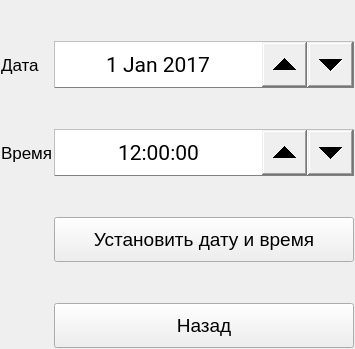
      <widget class="QWidget" name="DateTime">
       <property name="cursor">
        <cursorShape>BlankCursor</cursorShape>
       </property>
       <layout class="QHBoxLayout" name="horizontalLayout_13">
        <property name="spacing">
         <number>2</number>
        </property>
        <property name="leftMargin">
         <number>1</number>
        </property>
        <property name="topMargin">
         <number>1</number>
        </property>
        <property name="rightMargin">
         <number>1</number>
        </property>
        <property name="bottomMargin">
         <number>1</number>
        </property>
        <item>
         <layout class="QGridLayout" name="gridLayout_5">
          <property name="spacing">
           <number>1</number>
          </property>
          <item row="1" column="0">
           <widget class="QLabel" name="label_30">
            <property name="font">
             <font>
              <pointsize>13</pointsize>
             </font>
            </property>
            <property name="cursor">
             <cursorShape>BlankCursor</cursorShape>
            </property>
            <property name="text">
             <string>Дата</string>
            </property>
           </widget>
          </item>
          <item row="4" column="1">
           <spacer name="verticalSpacer">
            <property name="orientation">
             <enum>Qt::Vertical</enum>
            </property>
            <property name="sizeHint" stdset="0">
             <size>
              <width>20</width>
              <height>40</height>
             </size>
            </property>
           </spacer>
          </item>
          <item row="3" column="1">
           <widget class="QTimeEdit" name="timeEdit">
            <property name="sizePolicy">
             <sizepolicy hsizetype="Fixed" vsizetype="Fixed">
              <horstretch>0</horstretch>
              <verstretch>0</verstretch>
             </sizepolicy>
            </property>
            <property name="minimumSize">
             <size>
              <width>300</width>
              <height>47</height>
             </size>
            </property>
            <property name="font">
             <font>
              <family>Roboto</family>
              <pointsize>16</pointsize>
              <weight>50</weight>
              <bold>false</bold>
             </font>
            </property>
            <property name="cursor">
             <cursorShape>BlankCursor</cursorShape>
            </property>
            <property name="styleSheet">
             <string notr="true">QTimeEdit {color: rgb(0,0,0); border: 1px outset grey; padding-right: 45px;}
QTimeEdit::up-button {subcontrol-position: right; right: 46 px; width: 45 px; height: 45 px;}
QTimeEdit::down-button {subcontrol-position: right; width: 45px; height: 45 px;}</string>
            </property>
            <property name="alignment">
             <set>Qt::AlignCenter</set>
            </property>
            <property name="buttonSymbols">
             <enum>QAbstractSpinBox::UpDownArrows</enum>
            </property>
            <property name="accelerated">
             <bool>true</bool>
            </property>
            <property name="date">
             <date>
              <year>2017</year>
              <month>1</month>
              <day>1</day>
             </date>
            </property>
            <property name="displayFormat">
             <string>HH:mm:ss</string>
            </property>
            <property name="time">
             <time>
              <hour>12</hour>
              <minute>0</minute>
              <second>0</second>
             </time>
            </property>
           </widget>
          </item>
          <item row="3" column="0">
           <widget class="QLabel" name="label_31">
            <property name="font">
             <font>
              <pointsize>13</pointsize>
             </font>
            </property>
            <property name="cursor">
             <cursorShape>BlankCursor</cursorShape>
            </property>
            <property name="text">
             <string>Время</string>
            </property>
           </widget>
          </item>
          <item row="1" column="1">
           <widget class="QDateEdit" name="dateEdit">
            <property name="sizePolicy">
             <sizepolicy hsizetype="Fixed" vsizetype="Fixed">
              <horstretch>0</horstretch>
              <verstretch>0</verstretch>
             </sizepolicy>
            </property>
            <property name="minimumSize">
             <size>
              <width>300</width>
              <height>47</height>
             </size>
            </property>
            <property name="font">
             <font>
              <family>Roboto</family>
              <pointsize>16</pointsize>
              <weight>50</weight>
              <bold>false</bold>
             </font>
            </property>
            <property name="cursor">
             <cursorShape>BlankCursor</cursorShape>
            </property>
            <property name="styleSheet">
             <string notr="true">QDateEdit {color: rgb(0,0,0); border: 1px outset grey; padding-right: 45px;}
QDateEdit::up-button {subcontrol-position: right; right: 46 px; width: 45 px; height: 45 px;}
QDateEdit::down-button {subcontrol-position: right; width: 45px; height: 45 px;}</string>
            </property>
            <property name="alignment">
             <set>Qt::AlignCenter</set>
            </property>
            <property name="calendarPopup">
             <bool>false</bool>
            </property>
            <property name="date">
             <date>
              <year>2017</year>
              <month>1</month>
              <day>1</day>
             </date>
            </property>
           </widget>
          </item>
          <item row="7" column="1">
           <widget class="QPushButton" name="pbBack3">
            <property name="sizePolicy">
             <sizepolicy hsizetype="Minimum" vsizetype="Minimum">
              <horstretch>0</horstretch>
              <verstretch>0</verstretch>
             </sizepolicy>
            </property>
            <property name="minimumSize">
             <size>
              <width>300</width>
              <height>45</height>
             </size>
            </property>
            <property name="font">
             <font>
              <pointsize>14</pointsize>
             </font>
            </property>
            <property name="cursor">
             <cursorShape>BlankCursor</cursorShape>
            </property>
            <property name="text">
             <string>Назад</string>
            </property>
           </widget>
          </item>
          <item row="2" column="1">
           <spacer name="verticalSpacer_2">
            <property name="orientation">
             <enum>Qt::Vertical</enum>
            </property>
            <property name="sizeHint" stdset="0">
             <size>
              <width>20</width>
              <height>40</height>
             </size>
            </property>
           </spacer>
          </item>
          <item row="0" column="1">
           <spacer name="verticalSpacer_5">
            <property name="orientation">
             <enum>Qt::Vertical</enum>
            </property>
            <property name="sizeHint" stdset="0">
             <size>
              <width>20</width>
              <height>40</height>
             </size>
            </property>
           </spacer>
          </item>
          <item row="5" column="1">
           <widget class="QPushButton" name="pbSetProgDateTime">
            <property name="sizePolicy">
             <sizepolicy hsizetype="Minimum" vsizetype="Minimum">
              <horstretch>0</horstretch>
              <verstretch>0</verstretch>
             </sizepolicy>
            </property>
            <property name="minimumSize">
             <size>
              <width>300</width>
              <height>45</height>
             </size>
            </property>
            <property name="font">
             <font>
              <pointsize>14</pointsize>
             </font>
            </property>
            <property name="cursor">
             <cursorShape>BlankCursor</cursorShape>
            </property>
            <property name="text">
             <string>Установить дату и время</string>
            </property>
           </widget>
          </item>
          <item row="6" column="1">
           <spacer name="verticalSpacer_7">
            <property name="orientation">
             <enum>Qt::Vertical</enum>
            </property>
            <property name="sizeHint" stdset="0">
             <size>
              <width>20</width>
              <height>40</height>
             </size>
            </property>
           </spacer>
          </item>
         </layout>
        </item>
       </layout>
      </widget>
